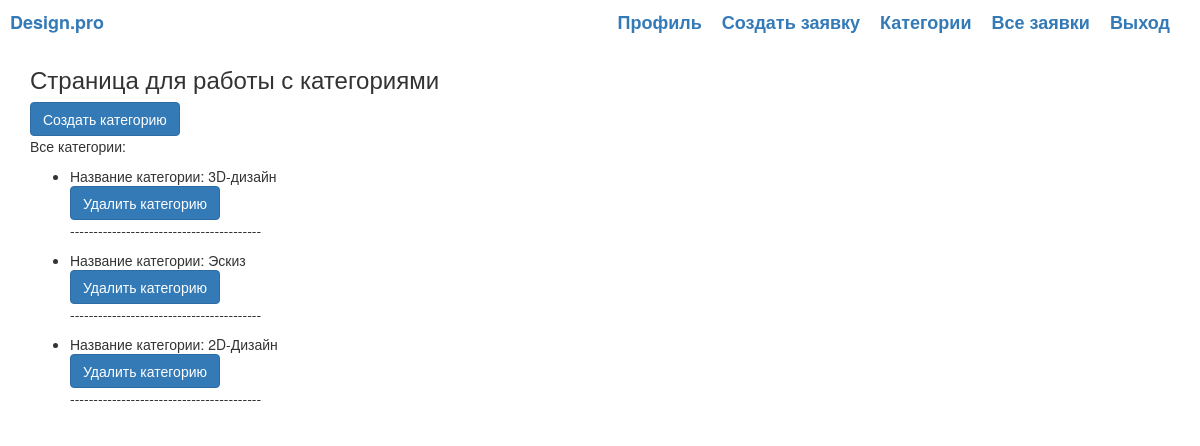
The app's page /cabinet/categories/list/ (signed in) with its own data.
### cabinet/models.py (models this page shows, shortened)
class Category(models.Model):
    title = models.CharField(max_length=255, verbose_name='Название категории')

### cabinet/views.py (the view)
# urls.py: path('categories/list/', CategoryListView.as_view(template_name="categories_list.html"), name="categories_list"),
class CategoryListView(TemplateView, LoginRequiredMixin):
    def get(self, request, *args, **kwargs):
        categories = Category.objects.all()
        context = {'categories': categories}
        return render(request, self.template_name, context)

### cabinet/templates/categories_list.html
{% extends "base.html" %}
{% block content %}
<h3>Страница для работы с категориями</h3>
<a href="{% url 'create_category' %}" class="btn btn-primary">Создать категорию</a>
<p>Все категории:</p>
<ul>
    {% for category in categories %}
      <li>Название категории: {{ category.title }}</li>
        <a href="{% url 'category_delete' pk=category.id %}" class="btn btn-primary">Удалить категорию</a>
      <p>-----------------------------------------</p>
    {% endfor %}
</ul>
{% endblock %}

### records on screen
Category: title "3D-дизайн"
Category: title "Эскиз"
Category: title "2D-Дизайн"
